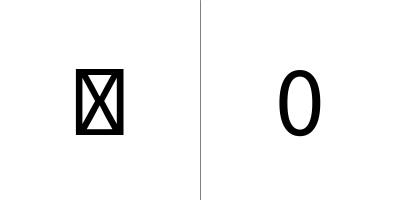
Frame 1 (no input)
Frame 60 (the mouse pressed at the canvas centre just before this capture): identical to frame 1, image omitted
Frame 120 (the mouse held since frame 60 and released just before this capture): identical to frame 1, image omitted

The Processing sketch that drew this single still picture (run headless with seeded random() and noise(); from frame 60 on, the mouse is pressed at the canvas centre):

// Processing sketch: processing_25138
// ── processing_25138.pde

// each character has an 'ascii' code which represents it
// in other words, 'char' variables are really just numbers
// for instance, 'A' is the number 65. 

// this program will draw the character pressed, and it's
// corresponding ASCII code on the right 

void setup() {
  size(400, 200);
  textAlign(CENTER, BASELINE);
  textSize(100); // in pixels 
  fill(0); // fill changes the text color
}

void draw() {      
  if (key != CODED) {  
    background(255);
    
    // center (x,y) point for the left hand-side
    float x = width/4;
    float y = height/2;

    stroke(128);
    line(width/2, 0, width/2, height);
    
    // shift "y" a little bit to center the text a little better
    text(key, x, y+35); 
  
    // move "x" by half the width so we end up centered
    // in the second half
    x += width/2;
    // if we explicity convert key (which is a char) into an int
    // we get the ascii code!
    text(int(key), x, y+35);  
  }
}
